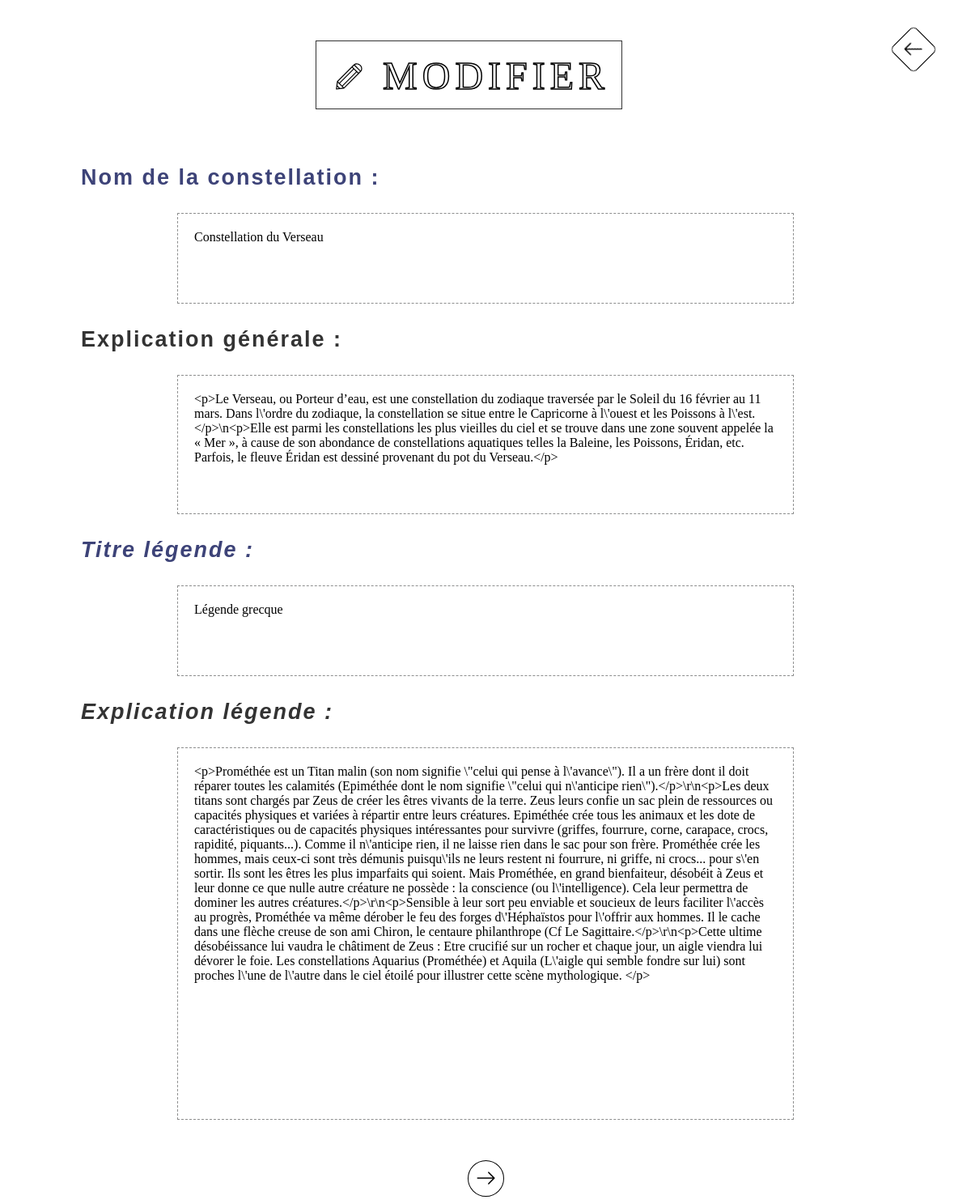
Page /back_office/modif.php?constellation=aquarius&culture=grec (signed in) on the committed database.
### tables this page shows
CREATE TABLE `carousel` (
  `id_carousel` int(11) NOT NULL,
  `nom_svg` varchar(50) NOT NULL
);

CREATE TABLE `carousel_trad` (
  `id_carousel_trad` int(11) NOT NULL,
  `langue` enum('fr','en') NOT NULL,
  `titre_constellation` varchar(45) NOT NULL,
  `titre_exp_constellation` varchar(45) NOT NULL,
  `contenu_explication` varchar(8000) NOT NULL,
  `trad_carousel` int(11) NOT NULL
);

CREATE TABLE `culture_grec_trad` (
  `id_culture_grec_trad` int(11) NOT NULL,
  `langue` enum('fr','en') NOT NULL,
  `titre_legende_grec` varchar(150) NOT NULL,
  `contenu_legende_grec` varchar(8000) NOT NULL,
  `trad_culture_grec` int(11) NOT NULL
);

### assets/BDD.php (called while the page is built, shortened)
<?php
	class BDD {
		private $connexion;
		private $requete_en_cours;
	    function __construct($base = "PT2015-2016_wielonsky", $serveur = "localhost", $user = "root", $mdp = "root") {
			$this->base = $base;
			$this->serveur = $serveur;
			$this->user = $user;
			$this->mdp = $mdp;
			$this->connexion = mysqli_connect($serveur, $user, $mdp);
			$base_en_cours = mysqli_select_db($this->connexion, $base);
			$this->requete_en_cours = false;
		}
		function requete($sql) {
			$this->requete_en_cours = mysqli_query($this->connexion, $sql);
			return $this->requete_en_cours;
		}
		function retourne_ligne() {
			if($this->requete_en_cours === false) {
				echo "<div class='info'><h3>Il n'y a pas de requête en cours !</h3></div>";
				$ligne_en_cours = false;
			} else {
				$ligne_en_cours = mysqli_fetch_assoc($this->requete_en_cours);
			}
			return $ligne_en_cours;
		}
		function retourne_tableau() {
			$tableau_ligne = array();
			while($nouvelle_ligne=$this->retourne_ligne()) {
				$tableau_ligne[] = $nouvelle_ligne;
			}
			return $tableau_ligne;
		}
		function secure_donnee($donnee) {
			$donnee=mysqli_real_escape_string($this->connexion,$donnee);
			$donnee=htmlentities($donnee,ENT_QUOTES,"UTF-8", false);
			return $donnee;
		}
}
?>

### back_office/modif.php (the view, shortened to what this page needs)
<?php
	include "header.php";
?>
	<link rel='stylesheet' href='style/modif.css'>
	</head>
	<body class="animate-in">
<?php
	$constellation = $_GET['constellation'];
	$culture = $_GET['culture'];
	$table = 'carousel';
?>
	<div class="retour">
		<a href="signe.php?constellation=<?php echo $constellation; ?>&amp;culture=<?php echo $culture; ?>"aria-label="Precedent">
		<?php
			$svg = simplexml_load_file("svg/retour.svg");
			echo $svg->asXML();
		?>
		</a>
	</div>
	<div class="title-modif">
		<?php
			$svg = simplexml_load_file("svg/modif.svg");
			echo $svg->asXML();
		?>
		<svg width="280px" height="49.5px" viewBox="0 0 280 49.5" xml:space="preserve">
			<text transform="matrix(1 0 0 1 5.1123 40.75)" fill="none" stroke="#000000" stroke-width="1.5" stroke-miterlimit="10" font-family='Baron_Neue' font-size="48">MODIFIER</text>
		</svg>
	</div>
	<form action='confirm_modif.php?constellation=<?php echo $constellation; ?>&amp;culture=<?php echo $culture; ?>' method="POST">
<?php
	$sql = "SELECT * FROM `$table`
	INNER JOIN `carousel_trad` ON `id_carousel` = `trad_carousel`
	INNER JOIN `culture_$culture` ON `id_carousel` = `".$culture."_carousel`
	INNER JOIN `culture_".$culture."_trad` ON `id_culture_$culture` = `trad_culture_$culture`
	WHERE `carousel_trad`.`langue` = '$langue_bg' AND `culture_".$culture."_trad`.`langue` = '$langue_bg'
	AND `nom_svg` = '$constellation' ";
	$reponse = $connexion->requete($sql);
	$tableau = $connexion->retourne_tableau();
	echo "<div class='modifier-content'>";
	foreach ($tableau as $champ => $value) {
		echo "<h2 class='title-main'>Nom de la constellation : </h2>
				<textarea name='titre_exp_constellation'>".$connexion->secure_donnee($value['titre_exp_constellation'])."</textarea>";
		echo "<h2 class='content-main'>Explication générale : </h2>
				<textarea name='contenu_explication'>".$connexion->secure_donnee($value['contenu_explication'])."</textarea>";
		echo "<h2 class='title-legend'>Titre légende : </h2>
				<textarea name='titre_legende_$culture'>".$connexion->secure_donnee($value['titre_legende_'.$culture.''])."</textarea>";
		echo "<h2 class='content-legend'>Explication légende : </h2>
				<textarea name='contenu_legende_$culture'>".$connexion->secure_donnee($value['contenu_legende_'.$culture.''])."</textarea>";
	}
	echo "</div>";
?>
	<div class="submit">
		<input type="submit" value="" aria-label="Envoyer"/>
		<?php
			$svg = simplexml_load_file("svg/retour.svg");
			echo $svg->asXML();
		?>
	</div>
	</form>
<?php include "footer.php" ?>

### style/general.css (style rules this page uses)
html { width: 100%; height: 100%; }
body { font-family: Avenir, Arial, sans-serif; width: inherit; height: inherit; }
.animate-in { -webkit-animation: fadein 1s ease-in; animation: fadein 1s ease-in; }
input, textarea { outline: none; }
textarea { resize:none; }

### back_office/style/modif.css (style rules this page uses)
.retour { position: fixed; top: 40px; right: 50px; z-index: 5; width: 40px; height: 40px; border: 1.5px solid black; border-radius: 15%; transform: rotate(45deg); transition: border-radius .5s ease; }
.retour svg { width: 25px; transform: rotate(-45deg); position: absolute; top: 0; left: 7px; }
.title-modif { position: relative; display: inline-flex; align-items: center; left: calc(50% - 210px); text-align: center; padding: 18px 20px 15px 20px; border: 1px double #333; letter-spacing: 6px; margin: 50px 0; }
.title-modif svg:nth-of-type(1) { padding-right: 17px; }
.title-main, .content-main, .title-legend, .content-legend { font-size: 27px; font-weight: bolder; padding: 20px 0; margin-left: 100px; letter-spacing: 2px; line-height: 28px; color: #3d4378; }
.content-main, .content-legend { color: #333333; }
.title-legend, .content-legend { font-style: italic; }
.modifier-content textarea { font-family: Avenir; margin: 10px auto; width: 60%; display: block; resize: none; padding: 20px; font-size: 100%; min-height: 70px; border: 1px dashed #8d8e8e; }
.submit { position: relative; display: block; text-align: center; margin: 50px 0; }
.submit input { cursor: pointer; width: 45px; height: 45px; border-radius: 50%; border: 1.5px solid black; transform: rotate(45deg); transition: border-radius .5s ease; background-color: transparent; }
.submit svg { position: absolute; z-index: -5; width: 25px; transform: rotate(180deg); top: 2px; left: calc(50% - 12.5px); }

### rows in the picture
carousel: titre_exp_constellation "Constellation du Verseau", contenu_explication "<p>Le Verseau, ou Porteur d’eau, est une constellation du zodiaque traversée par le Soleil du 16 février au 11 mars. Dans l\\'ordre du zodiaque, la constellation se situe entre le Capricorne à l\\'ouest et les Poissons à l\\'est.</p>\\n<p>Elle est parmi les constellations les plus vieilles du ciel et se trouve dans une zone souvent appelée la « Mer », à cause de son abondance de constellations aquatiques telles la Baleine, les Poissons, Éridan, etc. Parfois, le fleuve Éridan est dessiné provenant du pot du Verseau.</p>", titre_legende_grec "Légende grecque", contenu_legende_grec "<p>Prométhée est un Titan malin (son nom signifie \\\"celui qui pense à l\\'avance\\\"). Il a un frère dont il doit réparer toutes les calamités (Epiméthée dont le nom signifie \\\"celui qui n\\'anticipe rien\\\").</p>\\r\\n<p>Les deux titans sont chargés par Zeus de créer les êtres vivants de la terre. Zeus leurs confie un sac plein de ressources ou capacités physiques et variées à répartir entre leurs créatures. Epiméthée crée tous les animaux et les dote de caractéristiques ou de capacités physiques intéressantes pour survivre (griffes, fourrure, corne, carapace, crocs, rapidité, piquants...). Comme il n\\'anticipe rien, il ne laisse rien dans le sac pour son frère. Prométhée crée les hommes, mais…"
